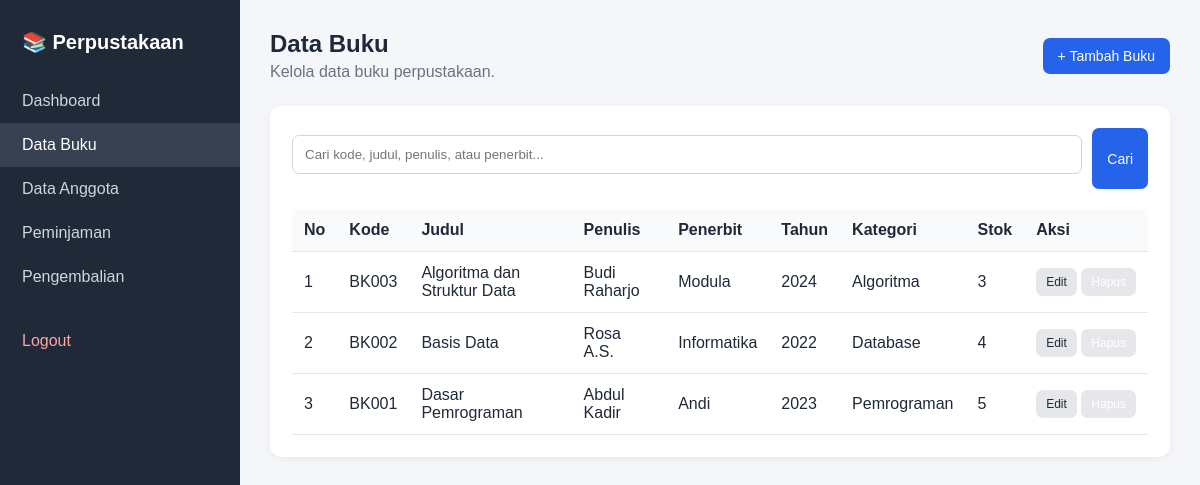
The page /buku/index.php (signed in) on the database its author committed.
### tables this page shows
CREATE TABLE buku (
    id INT AUTO_INCREMENT PRIMARY KEY,
    kode_buku VARCHAR(30) NOT NULL UNIQUE,
    judul VARCHAR(150) NOT NULL,
    penulis VARCHAR(100) NOT NULL,
    penerbit VARCHAR(100) NOT NULL,
    tahun_terbit YEAR NOT NULL,
    kategori VARCHAR(100) NOT NULL,
    stok INT NOT NULL DEFAULT 0,
    created_at TIMESTAMP DEFAULT CURRENT_TIMESTAMP
);

### buku/index.php (the view, shortened to what this page needs)
<?php
include "../koneksi.php";
$keyword = $_GET['keyword'] ?? "";
$stmt = mysqli_prepare($koneksi, "SELECT * FROM buku WHERE kode_buku LIKE ? OR judul LIKE ? OR penulis LIKE ? OR penerbit LIKE ? ORDER BY id DESC");
$like = "%$keyword%";
mysqli_stmt_bind_param($stmt, "ssss", $like, $like, $like, $like);
mysqli_stmt_execute($stmt);
$data = mysqli_stmt_get_result($stmt);
?>
<!DOCTYPE html>
<html lang="id">
<head>
<link rel="stylesheet" href="../css/style.css">
</head>
<body>
<div class="layout">
<aside class="sidebar">
<div class="brand">📚 Perpustakaan</div>
<nav>
<a href="../dashboard.php">Dashboard</a>
<a class="active" href="index.php">Data Buku</a>
<a href="../anggota/index.php">Data Anggota</a>
<a href="../peminjaman/index.php">Peminjaman</a>
<a href="../pengembalian/index.php">Pengembalian</a>
<a href="../logout.php" class="logout-link">Logout</a>
</nav>
</aside>
<main class="main">
<header class="topbar">
<div><h2>Data Buku</h2><p>Kelola data buku perpustakaan.</p></div>
<a href="tambah.php" class="btn primary">+ Tambah Buku</a>
</header>
<div class="card">
<form class="search-form" method="get">
<input type="text" name="keyword" value="<?= htmlspecialchars($keyword) ?>" placeholder="Cari kode, judul, penulis, atau penerbit...">
<button class="btn primary">Cari</button>
</form>
<div class="table-wrap">
<table>
<thead>
<tr>
<th>No</th><th>Kode</th><th>Judul</th><th>Penulis</th><th>Penerbit</th><th>Tahun</th><th>Kategori</th><th>Stok</th><th>Aksi</th>
</tr>
</thead>
<tbody>
<?php $no=1; while ($row=mysqli_fetch_assoc($data)): ?>
<tr>
<td><?= $no++ ?></td>
<td><?= htmlspecialchars($row['kode_buku']) ?></td>
<td><?= htmlspecialchars($row['judul']) ?></td>
<td><?= htmlspecialchars($row['penulis']) ?></td>
<td><?= htmlspecialchars($row['penerbit']) ?></td>
<td><?= htmlspecialchars($row['tahun_terbit']) ?></td>
<td><?= htmlspecialchars($row['kategori']) ?></td>
<td><?= $row['stok'] ?></td>
<td class="actions">
<a href="edit.php?id=<?= $row['id'] ?>" class="btn small">Edit</a>
<a href="hapus.php?id=<?= $row['id'] ?>" class="btn small danger" onclick="return confirm('Yakin ingin menghapus buku ini?')">Hapus</a>
</td>
</tr>
<?php endwhile; ?>
</tbody>
</table>
</div>
</div>
</main>
</div>
</body>
</html>

### css/style.css (style rules this page uses)
* { box-sizing: border-box; }
body { margin: 0; font-family: Arial, Helvetica, sans-serif; background: #f4f6f9; color: #1f2937; }
a { text-decoration: none; color: inherit; }
.layout { display: flex; min-height: 100vh; }
.sidebar { width: 240px; background: #1f2937; color: white; padding: 20px 0; position: fixed; top: 0; bottom: 0; left: 0; }
.brand { font-size: 20px; font-weight: bold; padding: 10px 22px 25px; }
.sidebar nav { display: flex; flex-direction: column; }
.sidebar nav a { padding: 13px 22px; color: #d1d5db; transition: .2s; }
.sidebar nav a:hover, .sidebar nav a.active { background: #374151; color: white; }
.sidebar .logout-link { margin-top: 20px; color: #fca5a5; }
.main { margin-left: 240px; width: calc(100% - 240px); padding: 30px; }
.topbar { display: flex; align-items: center; justify-content: space-between; gap: 20px; margin-bottom: 25px; }
.topbar h2 { margin: 0 0 5px; }
.topbar p { margin: 0; color: #6b7280; }
.card { background: white; border-radius: 12px; padding: 22px; box-shadow: 0 2px 10px rgba(0,0,0,.05); margin-bottom: 20px; }
.btn { display: inline-block; border: none; border-radius: 7px; padding: 10px 15px; cursor: pointer; font-size: 14px; }
.btn.primary { background: #2563eb; color: white; }
.btn.danger { background: #dc2626; color: white; }
.btn.small { padding: 7px 10px; font-size: 12px; background: #e5e7eb; }
.table-wrap { overflow-x: auto; }
table { width: 100%; border-collapse: collapse; min-width: 800px; }
th, td { padding: 12px; border-bottom: 1px solid #e5e7eb; text-align: left; }
th { background: #f9fafb; }
.actions { white-space: nowrap; }
.search-form { display: flex; gap: 10px; margin-bottom: 20px; }
.search-form input { flex: 1; }
input, select, textarea { width: 100%; padding: 11px 12px; border: 1px solid #d1d5db; border-radius: 7px; font-family: inherit; margin: 7px 0 15px; outline: none; }

### rows shown on the page
buku: kode_buku "BK003", judul "Algoritma dan Struktur Data", penulis "Budi Raharjo", penerbit "Modula", tahun_terbit "2024", kategori "Algoritma", stok "3"
buku: kode_buku "BK002", judul "Basis Data", penulis "Rosa A.S.", penerbit "Informatika", tahun_terbit "2022", kategori "Database", stok "4"
buku: kode_buku "BK001", judul "Dasar Pemrograman", penulis "Abdul Kadir", penerbit "Andi", tahun_terbit "2023", kategori "Pemrograman", stok "5"
